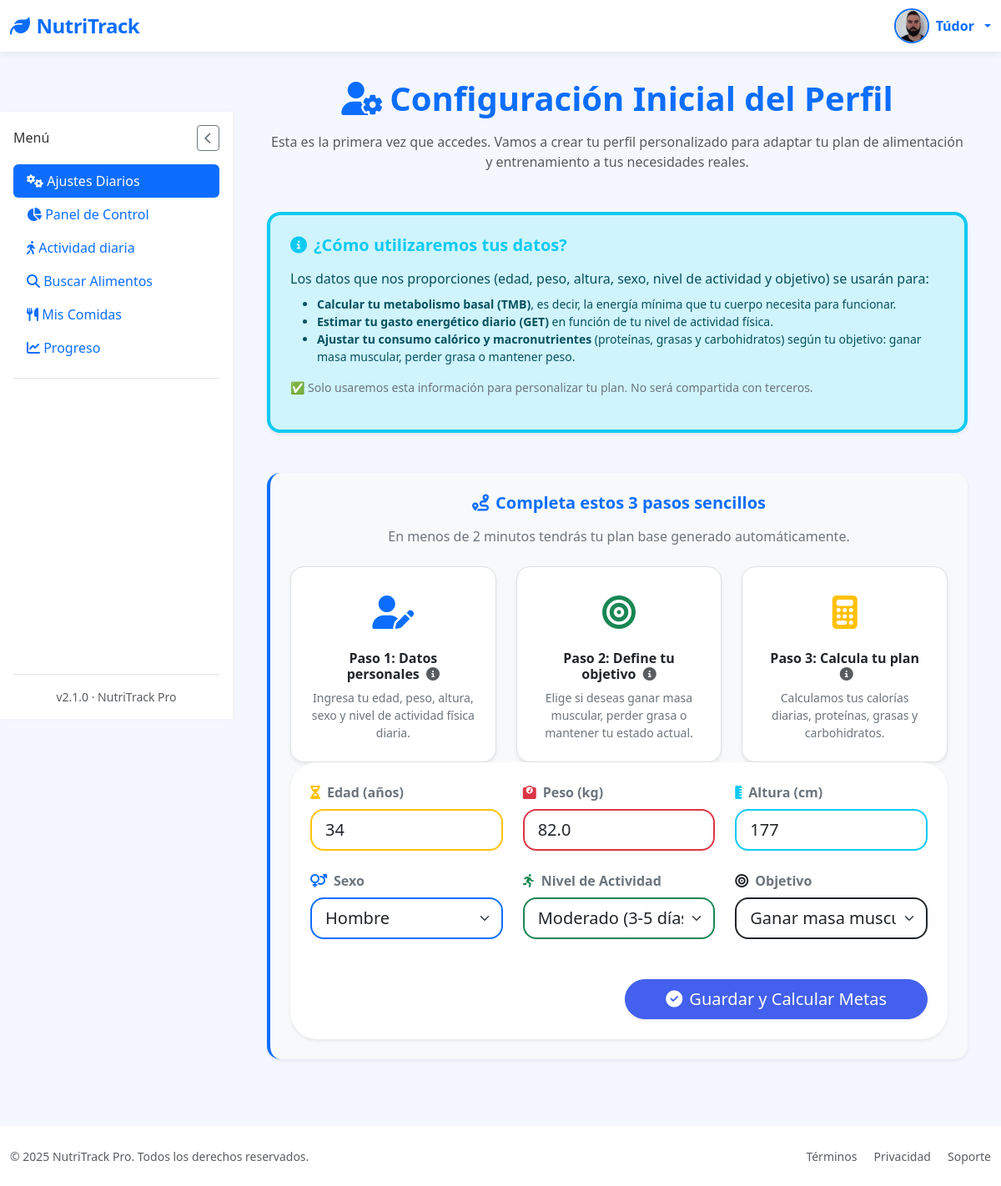
/settings (signed in), run on an earlier commit of the app's database.
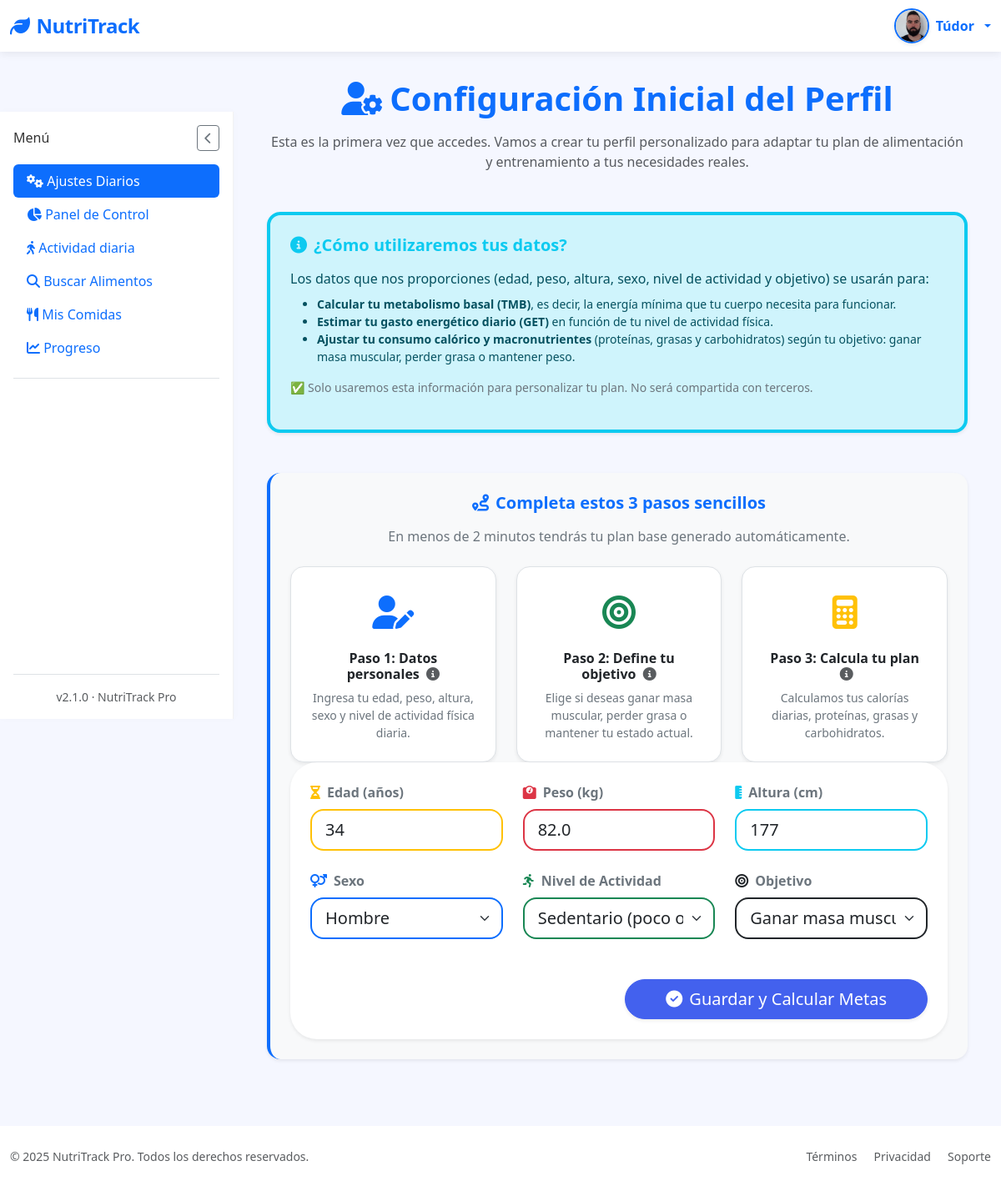
And on a later commit of the database.
### tables this page shows
CREATE TABLE "loggin" (
	"id"	INTEGER,
	"username"	TEXT NOT NULL,
	"password"	TEXT,
	"email"	TEXT, google_id TEXT, full_name TEXT, birth_date TEXT, height_cm INTEGER, weight_kg INTEGER, gender TEXT, activity_level TEXT, goal TEXT, profile_photo TEXT DEFAULT NULL, preferences TEXT DEFAULT '{}',
	PRIMARY KEY("id" AUTOINCREMENT)
);

CREATE TABLE "user_goals" (
	"user_id"	INTEGER,
	"daily_calories"	INTEGER DEFAULT 2000,
	"daily_proteins"	INTEGER DEFAULT 50,
	"daily_water"	INTEGER DEFAULT 2,
	"daily_activity"	INTEGER, calories_consumed REAL DEFAULT 0, proteins_consumed REAL DEFAULT 0, fats_consumed REAL DEFAULT 0, carbs_consumed REAL DEFAULT 0, created_at TEXT, updated_at TEXT, water_consumed REAL DEFAULT 0, daily_fats REAL DEFAULT 60, daily_carbs REAL DEFAULT 60, weight REAL, height INTEGER, age INTEGER, gender TEXT, goal TEXT,
	PRIMARY KEY("user_id"),
	FOREIGN KEY("user_id") REFERENCES "loggin"("id")
);

### app/controllers/SettingsController.py (the view, shortened to what this page needs)
@app.route('/settings', methods=['GET', 'POST'])
@login_required
@nocache
def settings():
    goals = get_user_goals(current_user.id)
    return render_template('Dashboard/settings_first_time.html', goals=goals)

### app/templates/Dashboard/settings_first_time.html (shortened to what this page needs)
{% extends "base.html" %}
{% block section %}
<div class="text-center mb-5">
  <h1 class="display-6 fw-bold text-primary mb-3">
    <i class="fas fa-user-cog me-2"></i>Configuración Inicial del Perfil
  </h1>
  <p class="text-muted fs-6">
    Esta es la primera vez que accedes. Vamos a crear tu perfil personalizado para adaptar tu plan de alimentación y entrenamiento a tus necesidades reales.
  </p>
</div>
<div class="alert alert-info shadow-sm rounded-4 border-start border-4 border-info p-4 mb-5">
  <h2 class="h5 fw-bold text-info mb-3">
    <i class="fas fa-info-circle me-2"></i>¿Cómo utilizaremos tus datos?
  </h2>
  <p class="mb-2">
    Los datos que nos proporciones (edad, peso, altura, sexo, nivel de actividad y objetivo) se usarán para:
  </p>
  <ul class="mb-0 small">
    <li><strong>Calcular tu metabolismo basal (TMB)</strong>, es decir, la energía mínima que tu cuerpo necesita para funcionar.</li>
    <li><strong>Estimar tu gasto energético diario (GET)</strong> en función de tu nivel de actividad física.</li>
    <li><strong>Ajustar tu consumo calórico y macronutrientes</strong> (proteínas, grasas y carbohidratos) según tu objetivo: ganar masa muscular, perder grasa o mantener peso.</li>
  </ul>
  <p class="mt-3 text-secondary small">
    ✅ Solo usaremos esta información para personalizar tu plan. No será compartida con terceros.
  </p>
</div>
<div class="card shadow-sm rounded-4 p-4 mb-5 border-start border-4 border-primary bg-light">
  <h2 class="h5 fw-bold text-primary mb-3 text-center">
    <i class="fas fa-route me-2"></i>Completa estos 3 pasos sencillos
  </h2>
  <p class="mb-4 text-secondary text-center">
    En menos de 2 minutos tendrás tu plan base generado automáticamente.
  </p>
<div class="row g-4 text-center">
  <div class="col-12 col-md-4">
    <div class="bg-white border rounded-4 p-4 h-100 shadow-sm position-relative">
      <div class="fs-1 text-primary mb-3">
        <i class="fas fa-user-edit"></i>
      </div>
      <h3 class="h6 fw-bold text-dark mb-2">
        Paso 1: Datos personales
        <i class="fas fa-info-circle text-muted ms-1"
           data-bs-toggle="tooltip"
           data-bs-placement="top"
           title="Estos datos nos permiten calcular tu metabolismo basal (TMB) y tu gasto energético total (GET).">
        </i>
      </h3>
      <p class="text-secondary small mb-0">
        Ingresa tu edad, peso, altura, sexo y nivel de actividad física diaria.
      </p>
    </div>
  </div>
  <div class="col-12 col-md-4">
    <div class="bg-white border rounded-4 p-4 h-100 shadow-sm position-relative">
      <div class="fs-1 text-success mb-3">
        <i class="fas fa-bullseye"></i>
      </div>
      <h3 class="h6 fw-bold text-dark mb-2">
        Paso 2: Define tu objetivo
        <i class="fas fa-info-circle text-muted ms-1"
           data-bs-toggle="tooltip"
           data-bs-placement="top"
           title="El objetivo afecta las calorías que te asignamos: ganancia muscular, pérdida de grasa o mantenimiento.">
        </i>
      </h3>
      <p class="text-secondary small mb-0">
        Elige si deseas ganar masa muscular, perder grasa o mantener tu estado actual.
      </p>
    </div>
  </div>
  <div class="col-12 col-md-4">
    <div class="bg-white border rounded-4 p-4 h-100 shadow-sm position-relative">
      <div class="fs-1 text-warning mb-3">
        <i class="fas fa-calculator"></i>
      </div>
      <h3 class="h6 fw-bold text-dark mb-2">
        Paso 3: Calcula tu plan
        <i class="fas fa-info-circle text-muted ms-1"
           data-bs-toggle="tooltip"
           data-bs-placement="top"
           title="Calcularemos automáticamente tus calorías objetivo y tus macronutrientes diarios recomendados.">
        </i>
      </h3>
      <p class="text-secondary small mb-0">
        Calculamos tus calorías diarias, proteínas, grasas y carbohidratos.
      </p>
    </div>
  </div>
</div>
<div class="card shadow-sm border-0 rounded-5 p-4">
  <form method="POST" novalidate>
    <div class="row g-4">
      <div class="col-12 col-md-6 col-lg-4">
        <label for="age" class="form-label fw-semibold text-secondary">
          <i class="fas fa-hourglass-half me-2 text-warning"></i>Edad (años)
        </label>
        <input
          type="number"
          id="age"
          name="age"
          class="form-control form-control-lg rounded-4 border-2 border-warning"
          placeholder="30"
          min="10"
          max="100"
          required
          value="{{ goals.age or '' }}"
        >
      </div>
      <div class="col-12 col-md-6 col-lg-4">
        <label for="weight" class="form-label fw-semibold text-secondary">
          <i class="fas fa-weight me-2 text-danger"></i>Peso (kg)
        </label>
        <input
          type="number"
          id="weight"
          name="weight"
          class="form-control form-control-lg rounded-4 border-2 border-danger"
          placeholder="78"
          step="0.1"
          min="30"
          max="200"
          required
          value="{{ goals.weight or '' }}"
        >
      </div>
      <div class="col-12 col-md-6 col-lg-4">
        <label for="height" class="form-label fw-semibold text-secondary">
          <i class="fas fa-ruler-vertical me-2 text-info"></i>Altura (cm)
        </label>
        <input
          type="number"
          id="height"
          name="height"
          class="form-control form-control-lg rounded-4 border-2 border-info"
          placeholder="177"
          min="100"
          max="250"
          required
          value="{{ goals.height or '' }}"
        >
      </div>
      <div class="col-12 col-md-6 col-lg-4">
        <label for="gender" class="form-label fw-semibold text-secondary">
          <i class="fas fa-venus-mars me-2 text-primary"></i>Sexo
        </label>
        <select
          id="gender"
          name="gender"
          class="form-select form-select-lg rounded-4 border-2 border-primary"
          required
        >
          <option value="male" {% if goals.gender == 'male' %}selected{% endif %}>Hombre</option>
        </select>
      </div>
      <div class="col-12 col-md-6 col-lg-4">
        <label for="activity_level" class="form-label fw-semibold text-secondary">
          <i class="fas fa-running me-2 text-success"></i>Nivel de Actividad
        </label>
        <select
          id="activity_level"
          name="activity_level"
          class="form-select form-select-lg rounded-4 border-2 border-success"
          required
        >
          <option value="sedentary" {% if goals.daily_activity == 0 %}selected{% endif %}>Sedentario (poco o nada de ejercicio)</option>
          <option value="moderate" {% if goals.daily_activity == 60 %}selected{% endif %}>Moderado (3-5 días por semana)</option>
        </select>
      </div>
      <div class="col-12 col-md-6 col-lg-4">
        <label for="goal" class="form-label fw-semibold text-secondary">
          <i class="fas fa-bullseye me-2 text-dark"></i>Objetivo
        </label>
        <select
          id="goal"
          name="goal"
          class="form-select form-select-lg rounded-4 border-2 border-dark"
          required
        >
          <option value="gain" {% if goals.goal == 'gain' %}selected{% endif %}>Ganar masa muscular</option>
        </select>
      </div>
    </div>
    <div class="mt-5 text-end">
      <button type="submit" class="btn btn-primary btn-lg rounded-5 px-5 shadow-sm">
        <i class="fas fa-check-circle me-2"></i>Guardar y Calcular Metas
      </button>
    </div>
  </form>
</div>
{% endblock %}

### app/templates/base.html (shortened to what this page needs)
<!DOCTYPE html>
<html lang="es" data-bs-theme="{% if prefs and prefs.dark_mode %}dark{% else %}light{% endif %}">
<head>
    <link href="https://cdn.jsdelivr.net/npm/bootstrap@5.3.2/dist/css/bootstrap.min.css" rel="stylesheet">
    <link rel="stylesheet" href="https://cdn.jsdelivr.net/npm/bootstrap-icons@1.11.1/font/bootstrap-icons.css">
    <link rel="stylesheet" href="https://cdnjs.cloudflare.com/ajax/libs/font-awesome/6.5.2/css/all.min.css" />
    <link href="https://cdn.jsdelivr.net/npm/sweetalert2@11/dist/sweetalert2.min.css" rel="stylesheet">
    <link rel="stylesheet" href="{{ url_for('static', filename='styles/StyleBase.css') }}">
</head>
<body>
    <nav class="navbar navbar-expand-lg navbar-light bg-white">
        <div class="container-fluid">
            <a class="navbar-brand text-primary" href="{{ url_for('logout') }}">
                <i class="fas fa-leaf me-2"></i>NutriTrack
            </a>
            <div class="d-flex align-items-center ms-auto">
  {% if current_user.is_authenticated %}
  <div class="dropdown">
    <a href="#" class="d-flex align-items-center text-decoration-none dropdown-toggle" id="userDropdown" data-bs-toggle="dropdown" aria-expanded="false" style="gap: 0.5rem;">
      {% if current_user.profile_photo %}
        <img src="{{ url_for('static', filename='images/profile_photo/' + current_user.profile_photo) }}"
            alt="Avatar"
            class="rounded-circle shadow-sm"
            style="width: 42px; height: 42px; object-fit: cover; border: 2px solid #0d6efd;">
      {% else %}
        <div class="user-avatar bg-primary text-white rounded-circle d-flex justify-content-center align-items-center shadow-sm"
              style="width: 42px; height: 42px; font-weight: 700; font-size: 1.1rem; user-select: none;">
          {{ current_user.username[0]|upper }}
        </div>
      {% endif %}
      <span class="d-none d-sm-inline fw-semibold text-primary" style="font-size: 1rem;">
        {{ current_user.username }}
      </span>
    </a>
  </div>
  {% endif %}
</div>
        </div>
    </nav>
    <div class="container-fluid flex-grow-1">
        <div class="row h-100 g-0">
            <nav class="sidebar d-flex flex-column p-3" id="sidebar">
                <div class="d-flex justify-content-between align-items-center mb-3">
                    <h6 class="sidebar-title mb-0">Menú</h6>
                    <button id="closeSidebarBtn" class="btn btn-sm btn-outline-secondary d-none d-lg-block">
                        <i class="fas fa-chevron-left"></i>
                    </button>
                </div>
                <ul class="nav nav-pills flex-column mb-auto">
                    <li>
                        <a href="{{ url_for('settings') }}" class="nav-link {% if request.path == url_for('settings') %}active{% endif %}">
                            <i class="fas fa-cogs"></i> Ajustes Diarios
                        </a>
                    </li>
                    <li>
                        <a href="{{ url_for('dashboard') }}" class="nav-link {% if request.path == url_for('dashboard') %}active{% endif %}">
                            <i class="fas fa-chart-pie"></i> Panel de Control
                        </a>
                    </li>
                    <li>
                        <a href="{{ url_for('activity') }}" class="nav-link {% if request.path == url_for('activity') %}active{% endif %}">
                            <i class="fas fa-walking"></i> Actividad diaria
                        </a>
                    </li>
                    <li>
                        <a href="{{ url_for('search_food') }}" class="nav-link {% if request.path == url_for('search_food') %}active{% endif %}">
                            <i class="fas fa-search"></i> Buscar Alimentos
                        </a>
                    </li>
                    <li>
                        <a href="{{ url_for('mis_comidas') }}" class="nav-link {% if request.path == url_for('mis_comidas') %}active{% endif %}">
                            <i class="fas fa-utensils"></i> Mis Comidas
                        </a>
                    </li>
                    <li>
                        <a href="{{ url_for('progreso') }}" class="nav-link {% if request.path == url_for('progreso') %}active{% endif %}">
                            <i class="fas fa-chart-line"></i> Progreso
                        </a>
                    </li>
                    <li class="pt-3 mt-3 border-top">
                    </li>
                </ul>
                <div class="mt-auto pt-3 border-top text-center small text-muted">
                    v2.1.0 · NutriTrack Pro
                </div>
            </nav>
            <main class="main-content" id="mainContent">
                {% block section %}{% endblock %}
            </main>
        </div>
    </div>
    <footer class="bg-white py-4 mt-auto">
        <div class="container-fluid">
            <div class="row align-items-center">
                <div class="col-md-6 text-center text-md-start">
                    <p class="mb-0 small text-muted">&copy; 2025 NutriTrack Pro. Todos los derechos reservados.</p>
                </div>
                <div class="col-md-6 text-center text-md-end">
                    <a href="#" class="text-decoration-none small text-muted me-3">Términos</a>
                    <a href="#" class="text-decoration-none small text-muted me-3">Privacidad</a>
                    <a href="#" class="text-decoration-none small text-muted">Soporte</a>
                </div>
            </div>
        </div>
    </footer>
</body>
</html>

What changed in the data, as far as the page shows it:
changed user_goals "Hombre": activity_level "Moderado (3-5 días por semana)" → (not shown)
Also different on the page:
form field activity_level: (not shown) → "Sedentario (poco o nada de ejercicio)"
